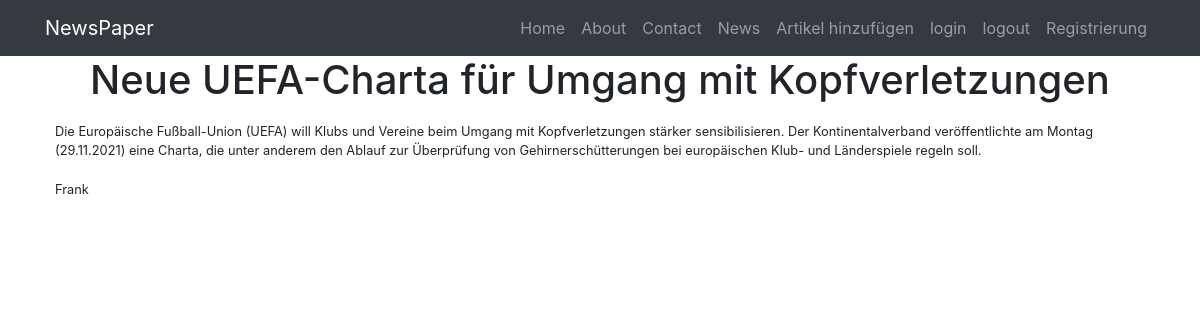
Page /news/post/3 on the earlier database version.
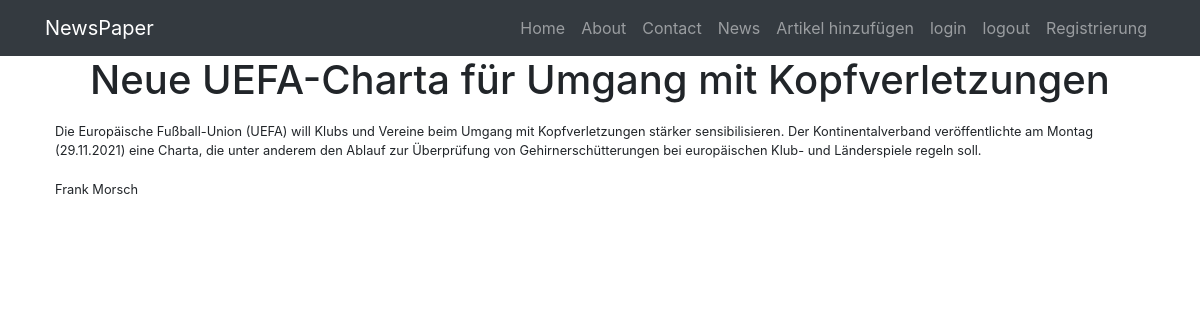
Same page on the later database version.
### news/models.py (models this page shows, shortened)
class Post(models.Model):
    author = models.ForeignKey(Author, on_delete=models.CASCADE)
    NEWS = 'NW'
    ARTICLE = 'AR'
    CATEGORY_CHOICES = (
        (NEWS, 'Nachrichten'),
        (ARTICLE, 'Artikel'),
    )
    categoryType = models.CharField(max_length=2, choices=CATEGORY_CHOICES, default=ARTICLE)
    dateCreation = models.DateTimeField(auto_now_add=True) #автоиатически выставл. врея поста
    postCategory = models.ManyToManyField(Category, through='PostCategory')
    title = models.CharField(max_length=128)
    text = models.TextField() # ohne Begrenzung
    quantity = models.IntegerField(default=0,
                                   validators=[MinValueValidator(0,'Quantity should be >=0')]
                                   )# 8/12 change
    rating = models.SmallIntegerField(default=0)

class Author(models.Model):
    authorUser = models.OneToOneField(User, on_delete=models.CASCADE)
    ratingAuthor = models.SmallIntegerField(default=0)
    def __str__(self):
        return self.authorUser.username + ' ' + self.authorUser.last_name

### news/views.py (the view)
# urls.py: path('post/<int:pk>', PostDetail.as_view(), name='article'),
class PostDetail(DetailView):
    model=Post
    template_name = 'flatpages/new.html'
    context_object_name = 'post'
    queryset = Post.objects.all()#

### templates/flatpages/new.html (shortened to what this page needs)
{% extends 'flatpages/default.html' %}
{% block content %}
<h1>{{post.title}}</h1>
<table>
    <tr>
        <td>
            {{ post.text}}
        </td>
    </tr>
    <tr>
        <td>
            {{ post.author}}
        </td>
    </tr>
</table>
{% endblock content %}

Differences in the rows shown:
changed Post "Neue UEFA-Charta für Umgang mit Kopfverletzungen": author "Frank" → "Frank Morsch"
